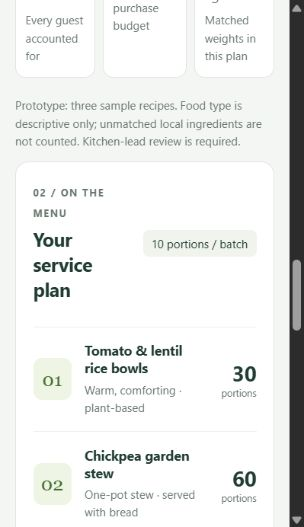
#> input picture demo-assets/baseline.jpg, 304 x 527 px
$ python render-demo.py demo-assets/baseline.jpg
#> lines starting #> are read from the running program, lines starting #| are printed output that depends on the picture
"""Render a captioned storyboard using actual local app screenshots."""
import sys
from pathlib import Path
sys.path.insert(0, str(Path(__file__).parent / '.demo-tools'))
from PIL import Image, ImageDraw, ImageFont
import imageio_ffmpeg
import subprocess

ROOT = Path(__file__).parent
ASSETS = ROOT / 'demo-assets'
W, H, FPS = 1280, 720, 24
FONT = 'C:/Windows/Fonts/segoeui.ttf'
BOLD = 'C:/Windows/Fonts/segoeuib.ttf'
def font(size, bold=False):
    return ImageFont.truetype(BOLD if bold else FONT, size)

scenes = [
 ('01 / BÀI TOÁN', 'Một bữa ăn.\nNhiều điều bất ngờ.', 'Chị Linh điều phối một bếp cộng đồng.\n120 khách · 4 tình nguyện viên · 2 bếp.\nNgân sách mua bổ sung: $30.', 'baseline.jpg', 'SECOND SERVING', 9),
 ('02 / NHẬP LIỆU', 'Bắt đầu từ\nnhững gì đang có.', 'Tên nguyên liệu, mô tả, lượng và đơn vị.\nThêm phân loại tươi sống / thông thường.\nNguyên liệu chưa khớp được báo rõ.', 'input.jpg', 'Không đoán khối lượng mỗi bó hay gói.', 10),
 ('03 / SỰ CỐ', 'Thêm 20 khách.\nMột bếp hỏng.', 'Trước khi chuẩn bị: đậu lăng không đến.\nKế hoạch giảm từ 120 xuống 80 suất.\nCòn thiếu 60 suất — chưa thể duyệt.', 'disruption.jpg', '80 / 140 SUẤT', 11),
 ('04 / AI + KIỂM TRA', 'Hiểu thay đổi.\nKhông tự quyết định.', 'Nemotron trên Nebius đề xuất cập nhật.\nNgười dùng xem lại trước khi áp dụng.\nBộ tính kiểm tra lượng, tiền và thời gian.', 'assistant.jpg', 'Ảnh từ phiên AI thật đã diễn tập.', 10),
 ('05 / KHÔI PHỤC', 'Một quyết định.\nThêm 60 suất.', 'Linh xác nhận có bếp thay thế trước ca.\nTính lại: 140 suất, mua thêm $28.10.\nHoàn tất phút 237 — chỉ dư 3 phút.', 'recovered.jpg', '140 / 140 SUẤT', 11),
 ('06 / NGƯỜI DUYỆT', 'AI hỗ trợ.\nCon người quyết định.', 'Kiểm tra mua hàng và lịch nấu.\nNgười phụ trách duyệt, rồi xuất kế hoạch.\nKhông phải cam kết vận hành bếp thật.', 'shopping.jpg', 'Less waste. More welcome.', 10),
]

english = '--english' in sys.argv
if english:
    scenes = [
        ('01 / BEST APPS AND AGENTS', 'Second Serving.\nA plan that adapts.', 'A planning copilot for community kitchens.\nTurn available food and limited resources\ninto a meal plan people can review.', 'baseline.jpg', 'Nebius x NVIDIA Global AI Hackathon', 10),
        ('02 / THE USER AND THE PROBLEM', '120 guests.\nOne small kitchen.', 'Meet Linh, a fictional kitchen coordinator.\nFour volunteers. Two burners. Four hours.\nOnly $30 for additional ingredients.', 'input.jpg', 'Plan with the resources you actually have.', 11),
        ('03 / THE WORKING PROTOTYPE', 'From inventory\nto a service plan.', 'Enter names, descriptions, quantities and units.\nReview meals, purchases and a burner schedule.\nThe sample kitchen covers 120 guests.', 'baseline.jpg', '120 portions / $10.20 additional purchases', 12),
        ('04 / WHEN CONSTRAINTS CHANGE', 'More guests.\nOne broken burner.', 'Before prep: no lentils, 140 guests, one burner.\nReplanning produces 80 portions, not 140.\nApproval stays blocked: 60 guests need a meal.', 'disruption.jpg', 'An honest shortfall beats an impossible promise.', 13),
        ('05 / THE AI INTEGRATION', 'Language in.\nReviewed changes out.', 'NVIDIA Nemotron 3 Super interprets updates\nthrough the Nebius Token Factory runtime API.\nValidated edits require explicit user approval.', 'assistant.jpg', 'Model: nvidia/nemotron-3-super-120b-a12b', 13),
        ('06 / THE DECISION', 'Restore a burner.\nRecover 60 portions.', 'A replacement is confirmed before prep starts.\nThe planner now covers 140 guests for $28.10.\nFinish: minute 237. Just 3 minutes of slack.', 'recovered.jpg', 'Human decision + recalculation, not AI guesswork.', 13),
        ('07 / BUILT TO BE CHECKED', 'Inspect the plan.\nKeep control.', 'The recipe engine checks stock, budget and time.\nReview purchases and schedule, approve, export.\n16 automated tests passed in rehearsal.', 'shopping.jpg', 'AI extracts updates. Code checks feasibility.', 12),
        ('08 / IMPACT AND HONEST LIMITS', 'Less waste.\nMore welcome.', 'Goal: make resource gaps visible before service.\nToday: three sample recipes, no field impact data.\nNext: validate recipes with a kitchen partner.', 'recovered.jpg', 'Local-food matching and safety checks remain limited.', 12),
    ]

def render_scene(scene):
    tag, title, body, filename, callout, seconds = scene
    im = Image.new('RGB', (W,H), '#103c30')
    d = ImageDraw.Draw(im)
    d.text((60,38), 'second serving.', font=font(27,True), fill='#d9ff85')
    d.text((60,119), tag, font=font(18,True), fill='#b4c9b8')
    d.multiline_text((56,165), title, font=font(49,True), spacing=5, fill='#ffffff')
    d.multiline_text((60,315), body, font=font(23), spacing=15, fill='#dbe7de')
    d.rounded_rectangle((60,492,780,550),radius=12,fill='#d9ff85')
    d.text((79,504),callout,font=font(23,True),fill='#153f30')
    footer = ('ENGLISH SUBMISSION DRAFT · ACTUAL APP IMAGES\nEdited screenshots, not continuous screen footage.\nFictional scenario. Illustrative recipes and prices.' if english else 'BẢN DỰNG THỬ · ẢNH GIAO DIỆN THẬT\nTình huống giả định · 3 công thức mẫu\nKhông phải bản quay AI liên tục.')
    d.multiline_text((60,580),footer,font=font(17),spacing=7,fill='#a8c0b0')
    shot = Image.open(ASSETS / filename).convert('RGB')
#> shot is the input picture: PIL image 304x527 RGB; mean R, G, B 234.7, 236.2, 234.8
    shot.thumbnail((340,640), Image.Resampling.LANCZOS)
    x,y = 1080-shot.width//2, 350-shot.height//2
#> x = 928; y = 87
    d.rounded_rectangle((x-8,y-8,x+shot.width+8,y+shot.height+8),radius=17,fill='#658d75')
    im.paste(shot,(x,y))
    return im

frames = [render_scene(s) for s in scenes]
#> in render_scene (call 2), `tag, title, body, filename, callout, seconds = scene`: tag = '02 / NHẬP LIỆU'; filename = 'input.jpg'; callout = 'Không đoán khối lượng mỗi bó hay gói.'; seconds = 10
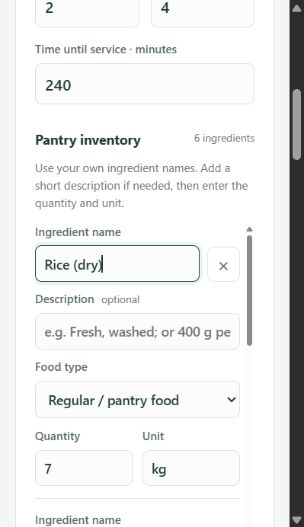
#> input picture demo-assets/input.jpg, 304 x 527 px
#> in render_scene, shot is the input picture: PIL image 304x527 RGB; mean R, G, B 236.7, 237.5, 236.4
#> in render_scene (call 3), `tag, title, body, filename, callout, seconds = scene`: tag = '03 / SỰ CỐ'; filename = 'disruption.jpg'; callout = '80 / 140 SUẤT'; seconds = 11
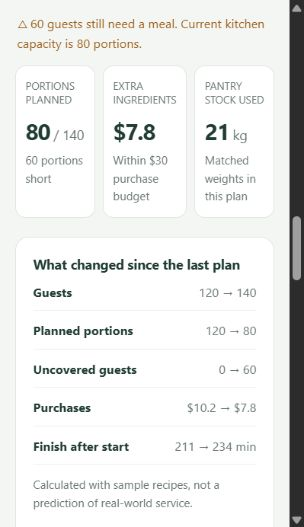
#> input picture demo-assets/disruption.jpg, 304 x 527 px
#> in render_scene, shot is the input picture: PIL image 304x527 RGB; mean R, G, B 234.5, 235.5, 234.2
#> in render_scene (call 4), `tag, title, body, filename, callout, seconds = scene`: tag = '04 / AI + KIỂM TRA'; filename = 'assistant.jpg'; callout = 'Ảnh từ phiên AI thật đã diễn tập.'; seconds = 10
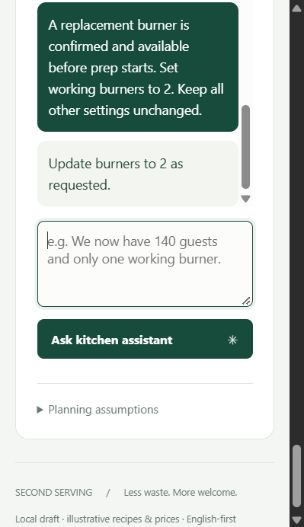
#> input picture demo-assets/assistant.jpg, 304 x 527 px
#> in render_scene, shot is the input picture: PIL image 304x527 RGB; mean R, G, B 191.3, 202.8, 198.3
#> in render_scene (call 5), `tag, title, body, filename, callout, seconds = scene`: tag = '05 / KHÔI PHỤC'; filename = 'recovered.jpg'; callout = '140 / 140 SUẤT'; seconds = 11
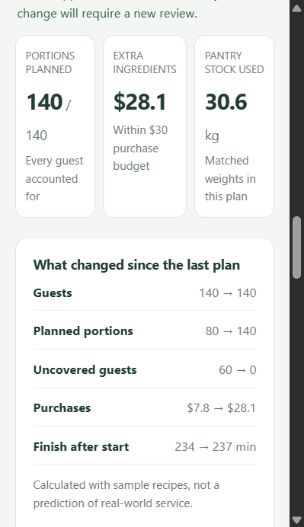
#> input picture demo-assets/recovered.jpg, 304 x 527 px
#> in render_scene, shot is the input picture: PIL image 304x527 RGB; mean R, G, B 234.4, 235.8, 234.9
#> in render_scene (call 5), `im.paste(shot,(x,y))`:
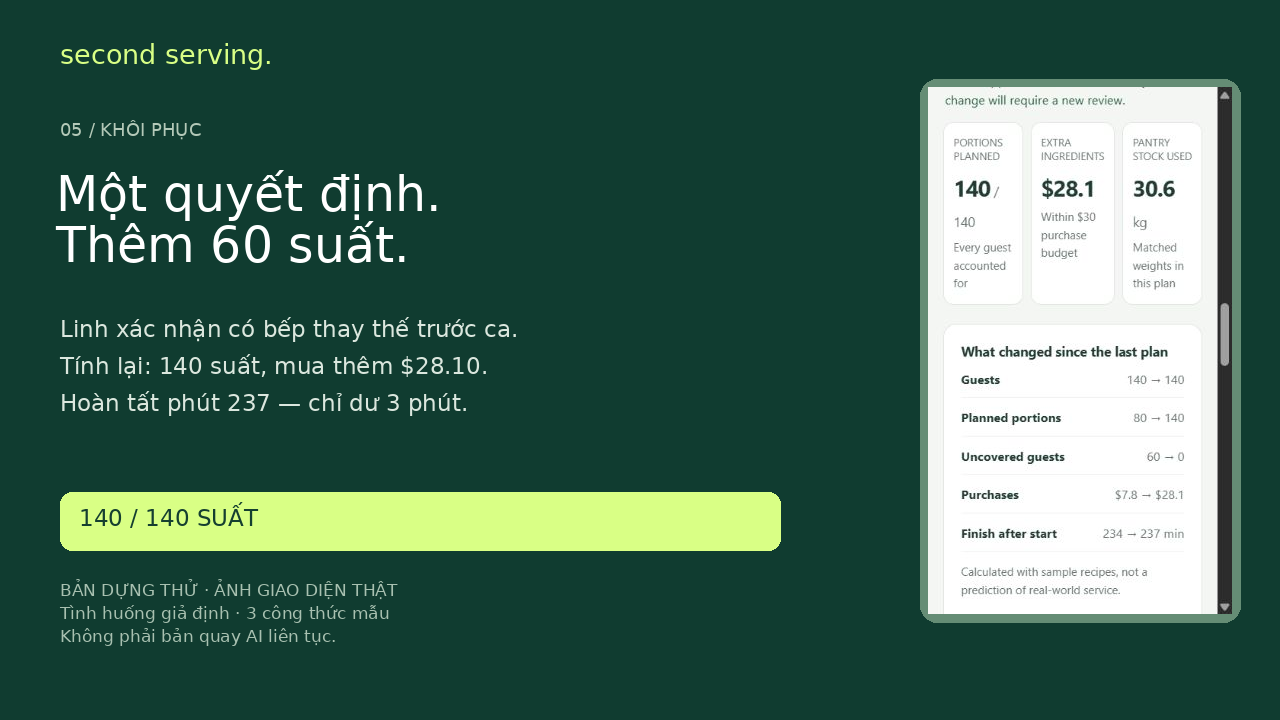
#> im: PIL image 1280x720 RGB; mean R, G, B 68.4, 104, 88.7
#> in render_scene (call 6), `tag, title, body, filename, callout, seconds = scene`: tag = '06 / NGƯỜI DUYỆT'; filename = 'shopping.jpg'; callout = 'Less waste. More welcome.'; seconds = 10
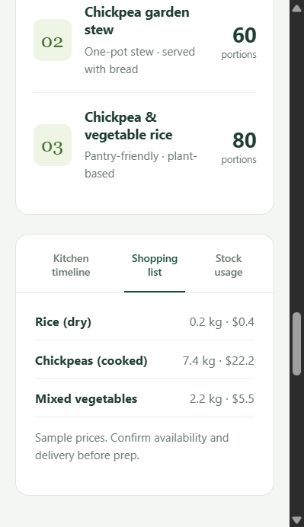
#> input picture demo-assets/shopping.jpg, 304 x 527 px
#> in render_scene, shot is the input picture: PIL image 304x527 RGB; mean R, G, B 236, 237.3, 236.1
#> in render_scene (call 6), `im.paste(shot,(x,y))`:
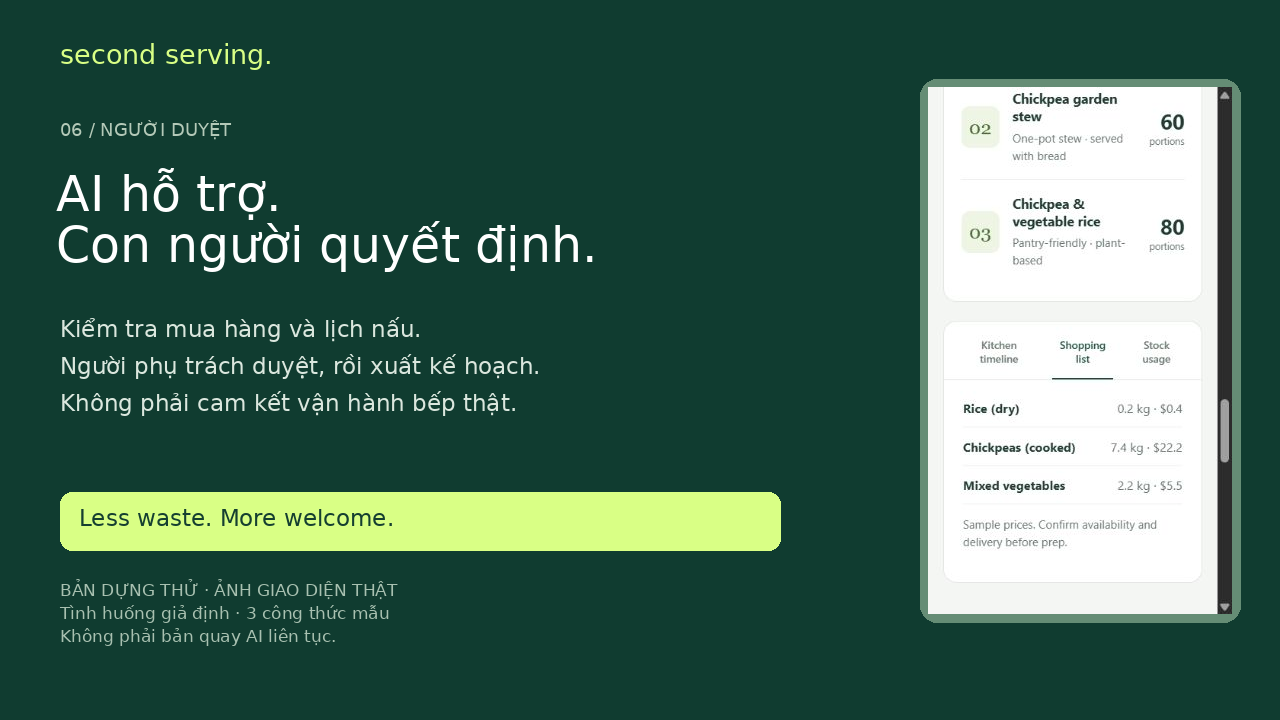
#> im: PIL image 1280x720 RGB; mean R, G, B 68.6, 104.2, 89
#> frames = 6 items
suffix = '-en' if english else ''
for n,frame in enumerate(frames): frame.save(ASSETS / f'scene{suffix}-{n+1}.png')
#> this loop made 6 passes
frames[0].save(ROOT / f'demo-poster{suffix}.jpg',quality=95)
output = ROOT / f'second-serving-demo{suffix}.mp4'
#> (the run stopped early here; a loop or call above may not have finished)
